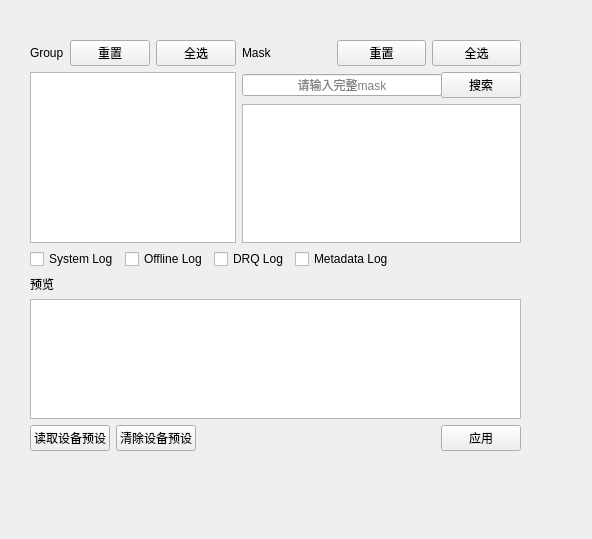
<?xml version="1.0" encoding="UTF-8"?>
<ui version="4.0">
 <class>Form</class>
 <widget class="QWidget" name="Form">
  <property name="geometry">
   <rect>
    <x>0</x>
    <y>0</y>
    <width>592</width>
    <height>539</height>
   </rect>
  </property>
  <property name="windowTitle">
   <string>Form</string>
  </property>
  <widget class="QWidget" name="verticalLayoutWidget">
   <property name="geometry">
    <rect>
     <x>30</x>
     <y>40</y>
     <width>491</width>
     <height>411</height>
    </rect>
   </property>
   <layout class="QVBoxLayout" name="verticalLayout_main">
    <item>
     <layout class="QHBoxLayout" name="horizontalLayout_settings" stretch="0,0">
      <property name="spacing">
       <number>6</number>
      </property>
      <property name="sizeConstraint">
       <enum>QLayout::SetDefaultConstraint</enum>
      </property>
      <item>
       <layout class="QVBoxLayout" name="verticalLayout_group">
        <item>
         <layout class="QHBoxLayout" name="horizontalLayout_group_heading">
          <item>
           <widget class="QLabel" name="label_group">
            <property name="text">
             <string>Group</string>
            </property>
           </widget>
          </item>
          <item>
           <widget class="QPushButton" name="pushButton_group_reset">
            <property name="text">
             <string>重置</string>
            </property>
           </widget>
          </item>
          <item>
           <widget class="QPushButton" name="pushButton_group_select_all">
            <property name="text">
             <string>全选</string>
            </property>
           </widget>
          </item>
         </layout>
        </item>
        <item>
         <widget class="QListView" name="listView_group"/>
        </item>
       </layout>
      </item>
      <item>
       <layout class="QVBoxLayout" name="verticalLayout_mask">
        <item>
         <layout class="QHBoxLayout" name="horizontalLayout_mask_heading">
          <item>
           <widget class="QLabel" name="label_mask">
            <property name="text">
             <string>Mask</string>
            </property>
           </widget>
          </item>
          <item>
           <widget class="QPushButton" name="pushButton_mask_reset">
            <property name="text">
             <string>重置</string>
            </property>
           </widget>
          </item>
          <item>
           <widget class="QPushButton" name="pushButton_mask_select_all">
            <property name="text">
             <string>全选</string>
            </property>
           </widget>
          </item>
         </layout>
        </item>
        <item>
         <layout class="QHBoxLayout" name="horizontalLayout_search">
          <item>
           <widget class="QLineEdit" name="lineEdit_mask_search">
            <property name="sizePolicy">
             <sizepolicy hsizetype="Fixed" vsizetype="Fixed">
              <horstretch>0</horstretch>
              <verstretch>0</verstretch>
             </sizepolicy>
            </property>
            <property name="minimumSize">
             <size>
              <width>200</width>
              <height>0</height>
             </size>
            </property>
            <property name="alignment">
             <set>Qt::AlignCenter</set>
            </property>
            <property name="placeholderText">
             <string>请输入完整mask</string>
            </property>
           </widget>
          </item>
          <item>
           <widget class="QPushButton" name="pushButton_mask_search">
            <property name="text">
             <string>搜索</string>
            </property>
           </widget>
          </item>
         </layout>
        </item>
        <item>
         <widget class="QListView" name="listView_mask"/>
        </item>
       </layout>
      </item>
     </layout>
    </item>
    <item>
     <layout class="QHBoxLayout" name="horizontalLayout_check">
      <item>
       <widget class="QCheckBox" name="checkBox_systemlog">
        <property name="text">
         <string>System Log</string>
        </property>
       </widget>
      </item>
      <item>
       <widget class="QCheckBox" name="checkBox_offlinelog">
        <property name="text">
         <string>Offline Log</string>
        </property>
       </widget>
      </item>
      <item>
       <widget class="QCheckBox" name="checkBox">
        <property name="text">
         <string>DRQ Log</string>
        </property>
       </widget>
      </item>
      <item>
       <widget class="QCheckBox" name="checkBox_2">
        <property name="text">
         <string>Metadata Log</string>
        </property>
       </widget>
      </item>
      <item>
       <spacer name="horizontalSpacer">
        <property name="orientation">
         <enum>Qt::Horizontal</enum>
        </property>
        <property name="sizeHint" stdset="0">
         <size>
          <width>40</width>
          <height>20</height>
         </size>
        </property>
       </spacer>
      </item>
     </layout>
    </item>
    <item>
     <widget class="QLabel" name="label_preview">
      <property name="text">
       <string>预览</string>
      </property>
     </widget>
    </item>
    <item>
     <widget class="QListView" name="listView_preview">
      <property name="sizePolicy">
       <sizepolicy hsizetype="Expanding" vsizetype="Fixed">
        <horstretch>0</horstretch>
        <verstretch>0</verstretch>
       </sizepolicy>
      </property>
      <property name="maximumSize">
       <size>
        <width>16777215</width>
        <height>120</height>
       </size>
      </property>
     </widget>
    </item>
    <item>
     <layout class="QHBoxLayout" name="horizontalLayout_buttons">
      <item>
       <widget class="QPushButton" name="pushButton_6">
        <property name="text">
         <string>读取设备预设</string>
        </property>
       </widget>
      </item>
      <item>
       <widget class="QPushButton" name="pushButton_clear">
        <property name="text">
         <string>清除设备预设</string>
        </property>
       </widget>
      </item>
      <item>
       <spacer name="horizontalSpacer_buttons">
        <property name="orientation">
         <enum>Qt::Horizontal</enum>
        </property>
        <property name="sizeHint" stdset="0">
         <size>
          <width>40</width>
          <height>20</height>
         </size>
        </property>
       </spacer>
      </item>
      <item>
       <widget class="QPushButton" name="pushButton_apply">
        <property name="text">
         <string>应用</string>
        </property>
       </widget>
      </item>
     </layout>
    </item>
   </layout>
  </widget>
 </widget>
 <resources/>
 <connections/>
</ui>
